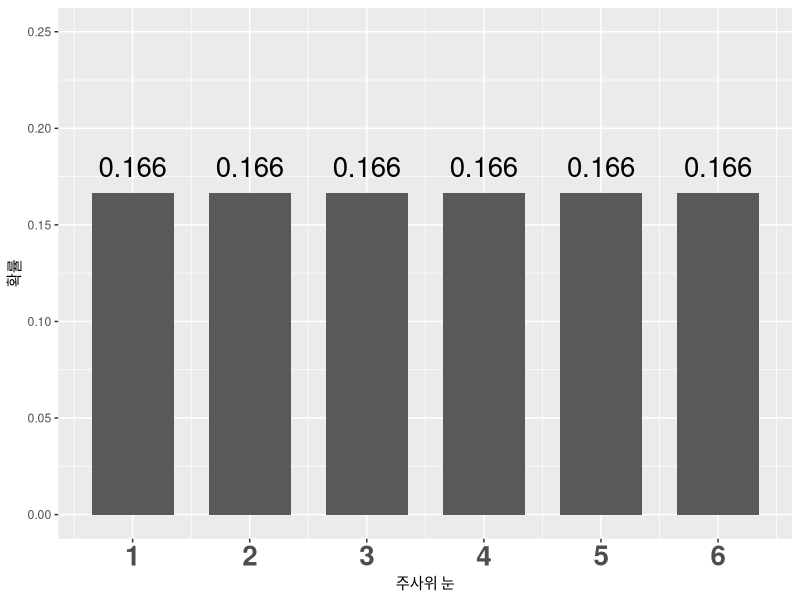
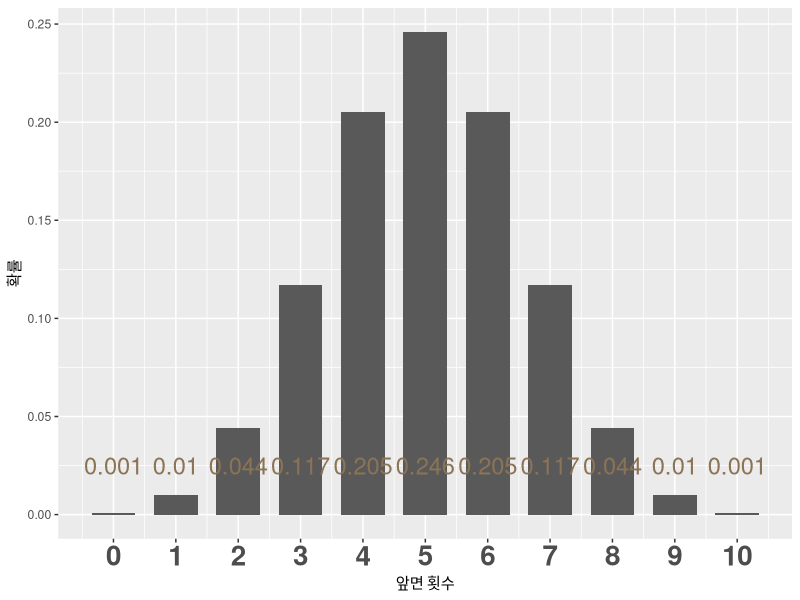
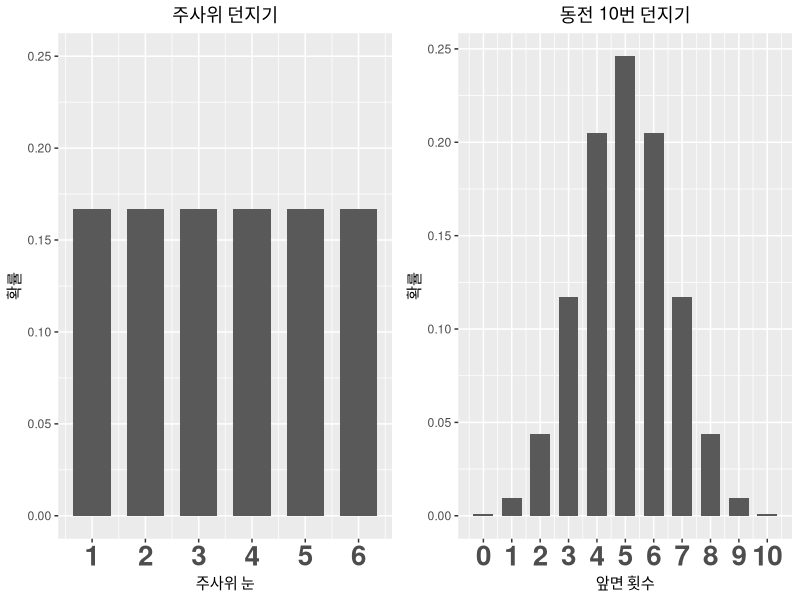
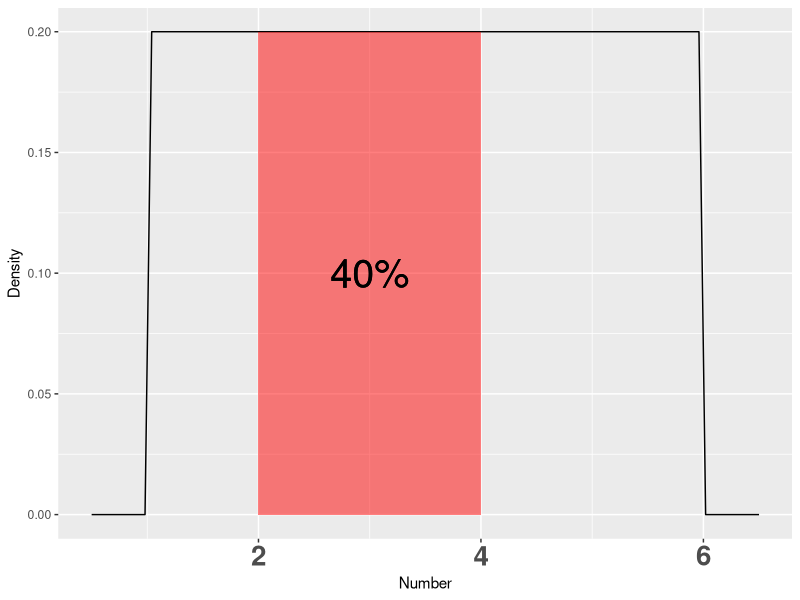
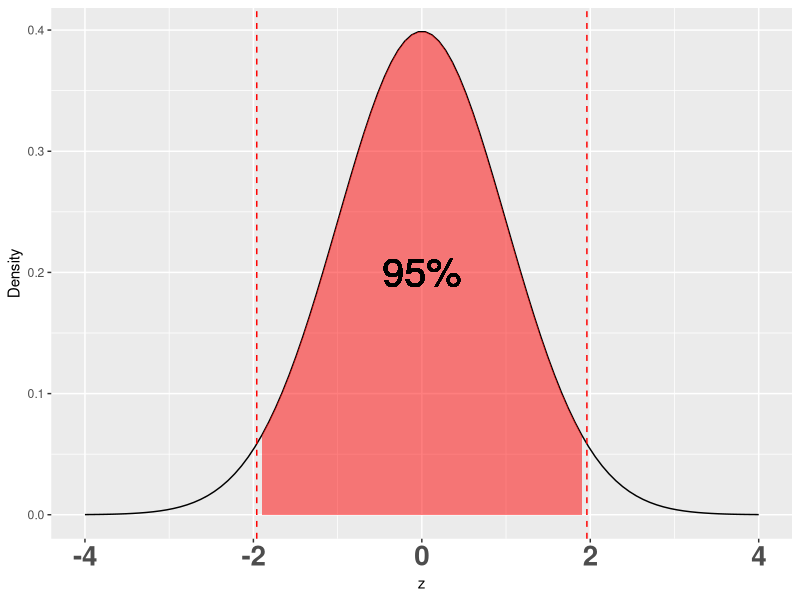
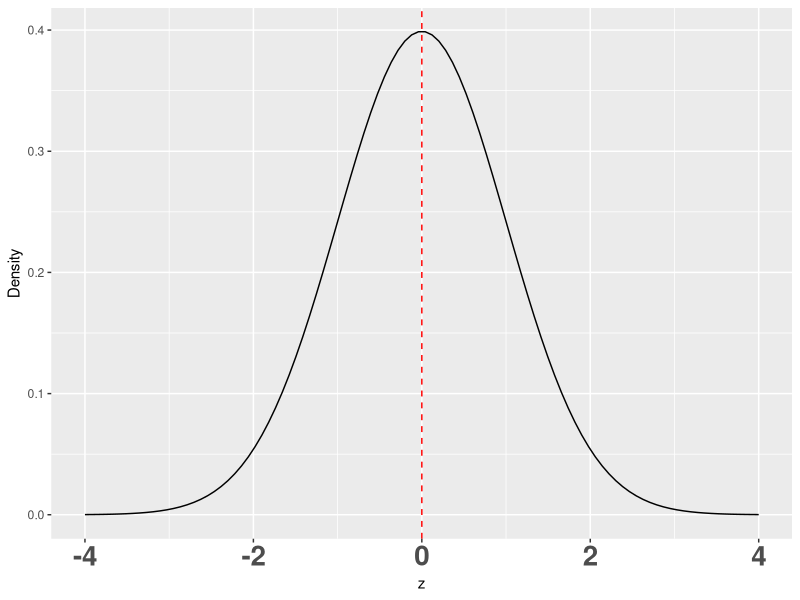
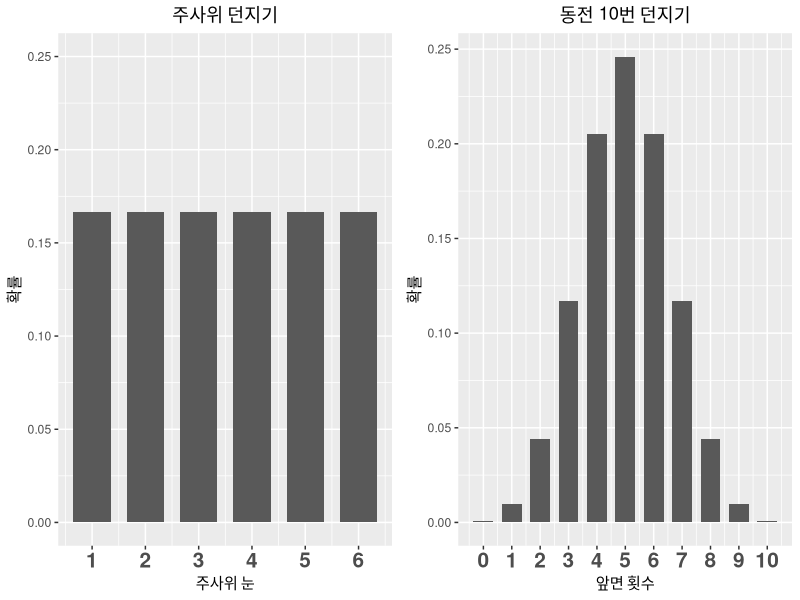
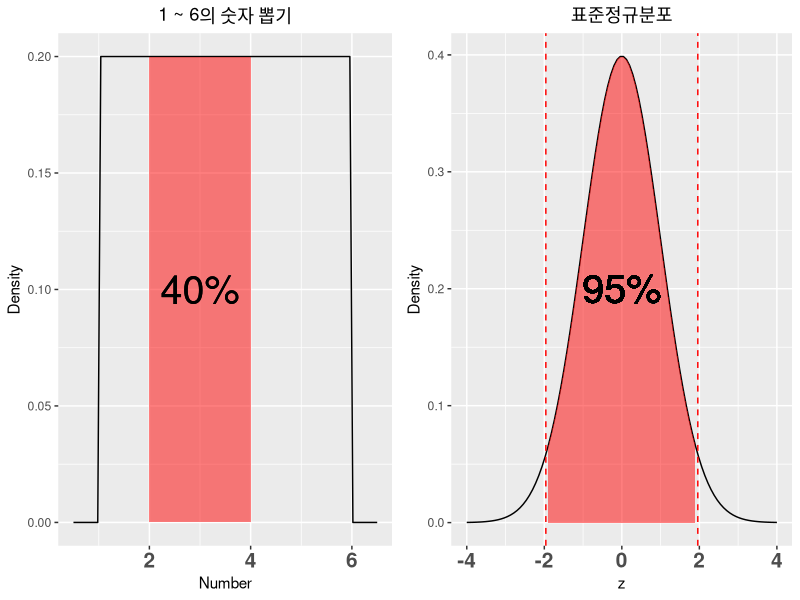

Write R code to recreate these figures, in order.
## ---- chunk 1
library(ggplot2);library(gridExtra)
n=0:10
f1=data.frame(n=1:6, p=rep(1/6,6))
g1=ggplot(f1,aes(n,p))+geom_bar(stat = "identity",width=0.7)+xlab("주사위 눈")+ylab("확률")+scale_x_continuous(breaks=1:6)+ylim(0,0.25)+geom_text(data = NULL, x = c(1,2,3,4,5,6), y = 0.18, label = "0.166",size=7)+theme(axis.text.x = element_text(size=20,face='bold'))
grid.arrange(g1)
## ---- chunk 2
library(ggplot2);library(gridExtra)
n=0:10
f2=data.frame(n,p=dbinom(n,10,0.5))
g2=ggplot(f2,aes(n,p))+geom_bar(stat = "identity",width=0.7)+xlab("앞면 횟수")+ylab("확률")+scale_x_continuous(breaks=0:10)+geom_text(data = NULL, x = c(0:10), y = 0.025, label = c("0.001", "0.01", "0.044", "0.117", "0.205", "0.246", "0.205", "0.117", "0.044", "0.01", "0.001"),size=6, colour='burlywood4')+theme(axis.text.x = element_text(size=20,face='bold'))
grid.arrange(g2)
## ---- chunk 3
library(ggplot2);library(gridExtra)
n=0:10
f1=data.frame(n=1:6,p=rep(1/6,6))
f2=data.frame(n,p=dbinom(n,10,0.5))
g1=ggplot(f1,aes(n,p))+geom_bar(stat = "identity",width=0.7)+xlab("주사위 눈")+ylab("확률")+scale_x_continuous(breaks=1:6)+ylim(0,0.25)+ggtitle("주사위 던지기")+theme(plot.title = element_text(hjust = 0.5))+theme(axis.text.x = element_text(size=20,face='bold'))
g2=ggplot(f2,aes(n,p))+geom_bar(stat = "identity",width=0.7)+xlab("앞면 횟수")+ylab("확률")+scale_x_continuous(breaks=0:10)+ggtitle("동전 10번 던지기")+theme(plot.title = element_text(hjust = 0.5))+theme(axis.text.x = element_text(size=20,face='bold'))
grid.arrange( g1, g2, ncol=2)
## ---- chunk 4
g3= ggplot(data.frame(x=c(0.5,6.5)), aes(x=x)) + stat_function(fun=dunif, args=list(min = 1, max = 6), colour="black") + geom_ribbon(aes(x=c(2,4),ymin=0, ymax=1/5),fill="red",alpha=0.5)+geom_text(data = NULL, x = 3, y = 0.1, label = "40%",size=10)+xlab("Number")+ylab("Density")+theme(axis.text.x =element_text(size=20,face='bold'))
grid.arrange(g3)
## ---- chunk 5
z=seq(-4, 4, length=100)
f3=data.frame(z, p=dnorm(z))
g3=ggplot(f3,aes(z,p))+geom_line()+xlab("z")+ylab("Density")+ geom_ribbon(data=subset(f3, z>-1.96 & z<1.96),aes(x=z,ymax=p),ymin=0,fill="red", alpha=0.5)+geom_text(data = NULL, x = 0, y = 0.2, label = "95%",size=10)+geom_vline(xintercept = c(-1.96,1.96), color = "red", linetype = 2)+theme(axis.text.x =element_text(size=20,face='bold'))
grid.arrange(g3)
## ---- chunk 6
z=seq(-4, 4, length=100)
f3=data.frame(z, p=dnorm(z))
g3=ggplot(f3,aes(z,p))+geom_line()+xlab("z")+ylab("Density")+geom_vline(xintercept = 0, color = "red", linetype = 2)+theme(axis.text.x =element_text(size=20,face='bold'))
grid.arrange(g3)
## ---- chunk 7
library(ggplot2);library(gridExtra)
n=0:10
f1=data.frame(n=1:6,p=rep(1/6,6))
f2=data.frame(n,p=dbinom(n,10,0.5))
g1=ggplot(f1,aes(n,p))+geom_bar(stat = "identity",width=0.7)+xlab("주사위 눈")+ylab("확률")+scale_x_continuous(breaks=1:6)+ylim(0,0.25)+ggtitle("주사위 던지기")+theme(plot.title = element_text(hjust = 0.5))+theme(axis.text.x = element_text(size=15,face='bold'))
g2=ggplot(f2,aes(n,p))+geom_bar(stat = "identity",width=0.7)+xlab("앞면 횟수")+ylab("확률")+scale_x_continuous(breaks=0:10)+ggtitle("동전 10번 던지기")+theme(plot.title = element_text(hjust = 0.5))+theme(axis.text.x = element_text(size=15,face='bold'))
grid.arrange( g1, g2, ncol=2)
## ---- chunk 8
g3= ggplot(data.frame(x=c(0.5,6.5)), aes(x=x)) + stat_function(fun=dunif, args=list(min = 1, max = 6), colour="black") + geom_ribbon(aes(x=c(2,4),ymin=0, ymax=1/5),fill="red",alpha=0.5)+geom_text(data = NULL, x = 3, y = 0.1, label = "40%",size=10)+xlab("Number")+ylab("Density")+theme(axis.text.x =element_text(size=15,face='bold'))+ggtitle("1 ~ 6의 숫자 뽑기")+theme(plot.title = element_text(hjust = 0.5))
z=seq(-4, 4, length=100)
f3=data.frame(z, p=dnorm(z))
g4=ggplot(f3,aes(z,p))+geom_line()+xlab("z")+ylab("Density")+ geom_ribbon(data=subset(f3, z>-1.96 & z<1.96),aes(x=z,ymax=p),ymin=0,fill="red", alpha=0.5)+geom_text(data = NULL, x = 0, y = 0.2, label = "95%",size=10)+geom_vline(xintercept = c(-1.96,1.96), color = "red", linetype = 2)+theme(axis.text.x =element_text(size=15,face='bold'))+ggtitle("표준정규분포")+theme(plot.title = element_text(hjust = 0.5))
grid.arrange(g3,g4, ncol=2)
## ---- chunk 9
p=seq(0.2,0.6,0.001)
L=choose(1000,400)*p^400*(1-p)^600
g5=ggplot(data.frame(p,L),aes(p,L))+geom_line()+xlab(expression(italic(p)))+ylab(expression(italic(L)))+theme(axis.text.x =element_text(size=15,face='bold'))
grid.arrange(g5)
## ---- chunk 10
mu=seq(178,182,0.01)
L=1/sqrt(2*pi)^5 * exp(-((mu-178)^2+(mu-179)^2++(mu-180)^2+(mu-181)^2++(mu-182)^2)/2)
ggplot(data.frame(mu,L),aes(mu,L))+geom_line()+xlab(expression(paste("실제 키(",mu,")",sep="")))+ylab(expression(italic(L)))
